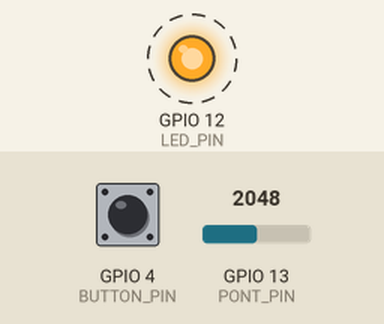
The program below on a simulated ESP32. On the bench: output pins drawn as LEDs (lit = HIGH). Dashed ring = blinking. Inputs (shaded band) come from the test bench; at power-on: GPIO 4 (BUTTON_PIN) HIGH, GPIO 13 (PONT_PIN) = 2048. What the program prints to the serial monitor is not drawn.

Above: at 2.8 s.
2.9 s: GPIO 4 (BUTTON_PIN) pulled LOW for 1.3 s
Timing chart, 0 to 12.4 s (numbered marks = the images above; inputs shaded):
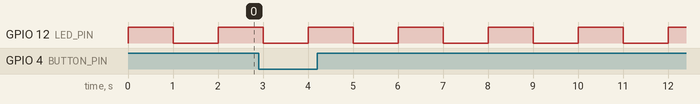

Measured:
- by itself, GPIO 12 (LED_PIN): alternates HIGH for 1.0 s and LOW for 1.0 s

The program:

main.cpp
```cpp
/*
  * Exercício de utilização de semáforos binários com e sem interrupção
  * Implementar e criar diferentes semáforos e verificar seu funcionamento
  * Nesse caso, os semáforos estão sendo usados para SINCRONIZAÇÂO de tarefas
*/

/* Biblioteca Arduino*/
#include <Arduino.h>

/* Uso da API do freeRTOS*/
#include <freertos/FreeRTOS.h>
#include <freertos/task.h>
#include <freertos/queue.h>

/* Defines*/
#define LED_PIN 12
#define PONT_PIN 13
#define BUTTON_PIN 4

/* Prototypes das tasks */
void vTaskADC(void *pvParameters);
void vTaskButton(void *pvParameters);

/* Prototypes dos tratadores de interrupção*/
void handleISRButton();

/* Handles das tasks*/
TaskHandle_t xHandleTaskADC = NULL;
TaskHandle_t xHandleTaskButton = NULL;

/* Handles de semáforos*/
SemaphoreHandle_t xHandleSemaphoreBinary1 = NULL;
SemaphoreHandle_t xHandleSemaphoreBinary2 = NULL;

void setup() {

  // Configuração do monitor serial
  Serial.begin(115200);

  // Configuração do pino de LED
  pinMode(LED_PIN, OUTPUT);

  /*
    * Configuração do pino de entrada do botão, com resistor de pull up (da própria placa)
    * Necessária para possibilitar a interrupção
  */
  pinMode(BUTTON_PIN, INPUT_PULLUP);

  // Configuração do pino de ADC
  pinMode(PONT_PIN, INPUT);

  // Criação ds semáforos binários
  xHandleSemaphoreBinary1 = xSemaphoreCreateBinary();
  if(xHandleSemaphoreBinary1 == NULL){
    Serial.println("Erro na criação do semaforo 1");
    while(1);
  }
  xHandleSemaphoreBinary2 = xSemaphoreCreateBinary();
  if(xHandleSemaphoreBinary2 == NULL){
    Serial.println("Erro na criação do semaforo 2");
    while(1);
  }

  // Criação de interrupções
  attachInterrupt(digitalPinToInterrupt(BUTTON_PIN), handleISRButton, FALLING);

  // Criação das tasks
  if(xTaskCreate(vTaskADC, "TASK_ADC", configMINIMAL_STACK_SIZE + 1024, NULL, 1, &xHandleTaskADC) != pdPASS){
    Serial.println("Falha na criação da TASK1");
    while(1);
  }
  if(xTaskCreate(vTaskButton, "TASK_BUTTON", configMINIMAL_STACK_SIZE + 1024, NULL, 1, &xHandleTaskButton) != pdPASS){
    Serial.println("Falha na criação da TASK1");
    while(1);
  }
}

void loop() {

  // Acendimento de LED
  digitalWrite(LED_PIN, !digitalRead(LED_PIN));
  vTaskDelay(pdMS_TO_TICKS(1000));

  // Libera Semáforo
  xSemaphoreGive(xHandleSemaphoreBinary1);
}

/* Definição dos tratadores de interrupção*/
void handleISRButton(){

  // Verificação de de ativação de Task de maior prioridade
  BaseType_t xHigherPriorityTaskWoken = pdTRUE;

  // Fornece semáforo
  xSemaphoreGiveFromISR(xHandleSemaphoreBinary2, &xHigherPriorityTaskWoken);

  if(xHigherPriorityTaskWoken == pdTRUE){
    /*
      * Caso haja uma task de maior prioridade, força sua execução pelo escalonador
      * Caso isso não seja feito, escalonador demora cerca de um systick para reconhecer a task de maior prioridade e trocar de contexto
    */
      portYIELD_FROM_ISR();
  }
}

/* Definição das Tasks*/

void vTaskADC(void *pvParameters){

  // Variável de armazenamento do valor recebido da fila
  int adcVal = 0;

  while(1){
    // Espera (bloqueada) pela disponibilidade do semnáforo 1
    xSemaphoreTake(xHandleSemaphoreBinary1, portMAX_DELAY);

    // Estando com o semáforo, faz leitura adc do potenciômetro
    Serial.println("TASK1: adcVal = " + String(analogRead(PONT_PIN)));
  }
}

void vTaskButton(void *pvParameters){

  // Variável de armazenamento do valor recebido da fila
  int cont = 0;

  while(1){
    // Espera (bloqueada) pela disponibilidade do semáforo 2
    xSemaphoreTake(xHandleSemaphoreBinary2, portMAX_DELAY);

    // Estando com o semáforo, incrementa acionamentos do botão
    Serial.println("TASK2: butonCounter = " + String(cont++));
  }
}
```
